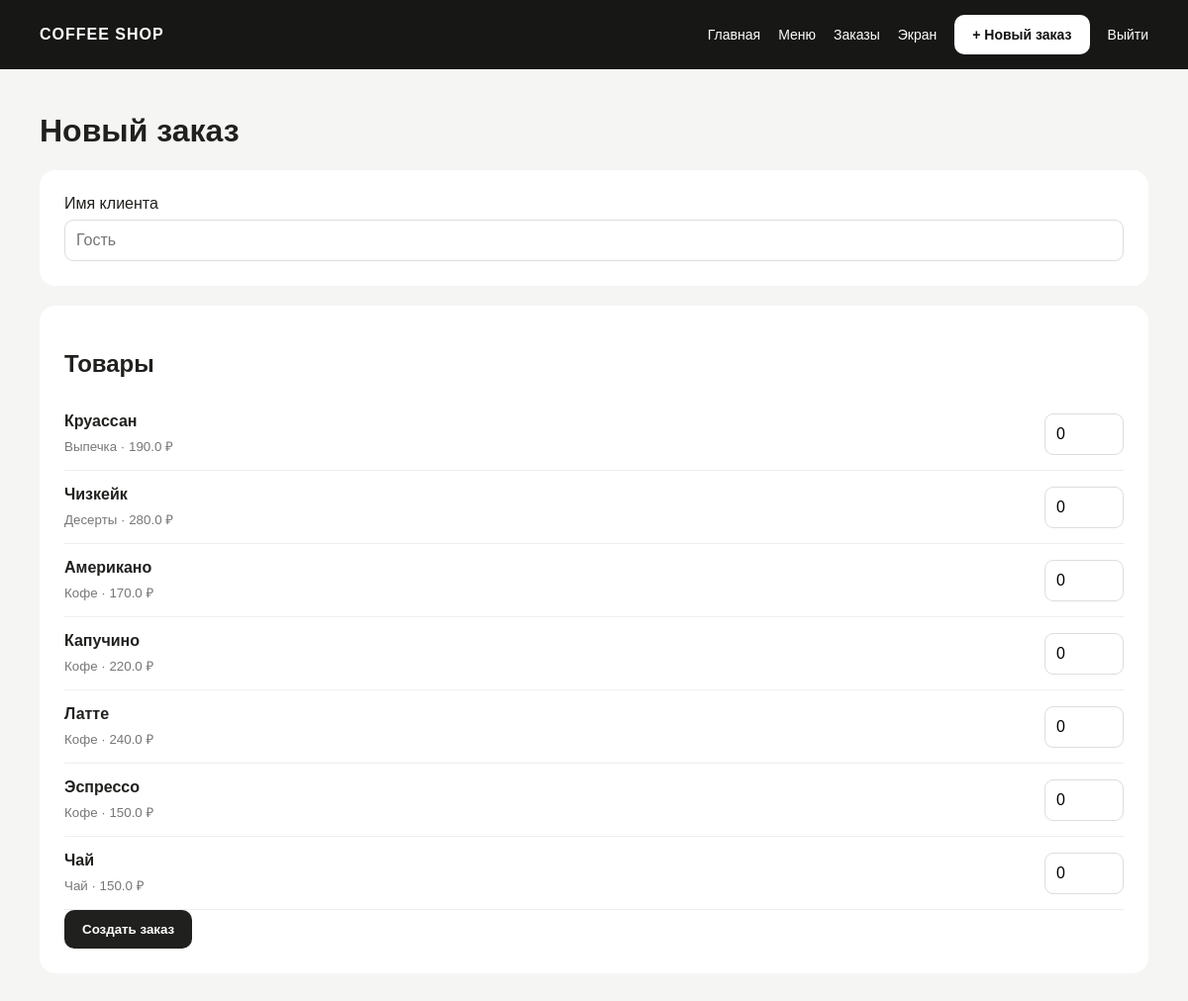
Page /orders/new (signed in) on the committed database.
### tables this page shows
CREATE TABLE products (
        id INTEGER PRIMARY KEY AUTOINCREMENT,
        name TEXT NOT NULL,
        price REAL NOT NULL CHECK(price >= 0),
        category TEXT NOT NULL
    );

### app.py (the view, shortened to what this page needs)
@app.route("/orders/new", methods=["GET","POST"])
@login_required
def new_order():
    conn=get_db()
    products=conn.execute("SELECT * FROM products ORDER BY category,name").fetchall()
    conn.close()
    return render_template("new_order.html", products=products)

### app.py (called while the page is built)
def get_db():
    conn = sqlite3.connect(DATABASE)
    conn.row_factory = sqlite3.Row
    return conn

def login_required(view):
    @wraps(view)
    def wrapped(*args, **kwargs):
        if "user_id" not in session:
            return redirect(url_for("login"))
        return view(*args, **kwargs)
    return wrapped

### templates/new_order.html
{% extends "base.html" %}{% block content %}<h1>Новый заказ</h1>
<form method="post">
    <section class="panel"><label>Имя клиента<input name="customer_name" placeholder="Гость"></label></section>
    <section class="panel">
        <h2>Товары</h2>{% for p in products %}<div class="row">
            <div><b>{{p.name}}</b><small>{{p.category}} · {{p.price}} ₽</small></div><input class="qty" type="number"
                min="0" value="0" name="quantity_{{p.id}}">
        </div>{% endfor %}<button class="button">Создать заказ</button>
    </section>
</form>{% endblock %}

### static/style.css (style rules this page uses)
* { box-sizing: border-box }
body { margin: 0; font-family: Arial, sans-serif; background: #f5f5f3; color: #20201e }
.button { display: inline-block; border: 0; border-radius: 10px; padding: 12px 18px; background: #20201e; color: white; font-weight: 700; cursor: pointer }
.hero, .panel, .card, .auth { background: white; border-radius: 16px }
.hero h1, h1 { margin-top: 6px }
.card span, small { display: block; color: #777; margin-top: 7px }
.panel { padding: 25px; margin: 20px 0 }
.form, .panel label { display: flex; flex-direction: column; gap: 7px }
input, select { padding: 11px; border: 1px solid #ddd; border-radius: 9px; font: inherit }
.row { display: flex; justify-content: space-between; align-items: center; padding: 15px 0; border-bottom: 1px solid #eee }
.qty { width: 80px }

### rows in the picture
products: name "Круассан", category "Выпечка", price "190.0"
products: name "Чизкейк", category "Десерты", price "280.0"
products: name "Американо", category "Кофе", price "170.0"
products: name "Капучино", category "Кофе", price "220.0"
products: name "Латте", category "Кофе", price "240.0"
products: name "Эспрессо", category "Кофе", price "150.0"
products: name "Чай", category "Чай", price "150.0"
